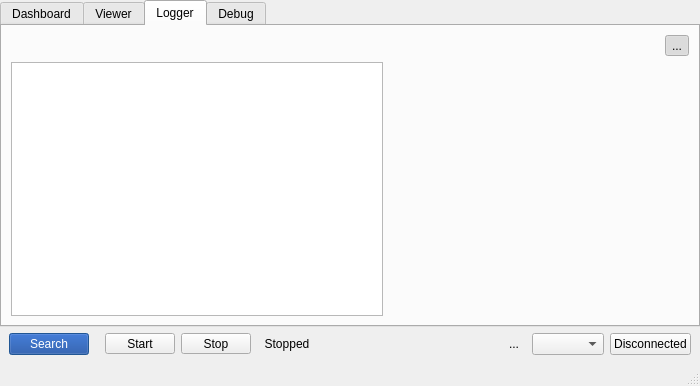
<?xml version="1.0" encoding="UTF-8"?>
<ui version="4.0">
 <class>QkExplorerWidget</class>
 <widget class="QMainWindow" name="QkExplorerWidget">
  <property name="geometry">
   <rect>
    <x>0</x>
    <y>0</y>
    <width>700</width>
    <height>386</height>
   </rect>
  </property>
  <property name="windowTitle">
   <string>MainWindow</string>
  </property>
  <widget class="QWidget" name="centralwidget">
   <property name="minimumSize">
    <size>
     <width>700</width>
     <height>0</height>
    </size>
   </property>
   <layout class="QVBoxLayout" name="verticalLayout_11">
    <property name="leftMargin">
     <number>0</number>
    </property>
    <property name="topMargin">
     <number>0</number>
    </property>
    <property name="rightMargin">
     <number>0</number>
    </property>
    <property name="bottomMargin">
     <number>9</number>
    </property>
    <item>
     <widget class="QTabWidget" name="explorerTabs">
      <property name="currentIndex">
       <number>2</number>
      </property>
      <widget class="QWidget" name="explorerTab">
       <attribute name="title">
        <string>Dashboard</string>
       </attribute>
       <layout class="QHBoxLayout" name="horizontalLayout_11">
        <property name="leftMargin">
         <number>0</number>
        </property>
        <property name="topMargin">
         <number>0</number>
        </property>
        <property name="rightMargin">
         <number>0</number>
        </property>
        <property name="bottomMargin">
         <number>0</number>
        </property>
        <item>
         <widget class="QStackedWidget" name="stackedWidget">
          <property name="currentIndex">
           <number>0</number>
          </property>
          <widget class="QWidget" name="page">
           <layout class="QVBoxLayout" name="verticalLayout_6">
            <item>
             <widget class="QLabel" name="dashboardLabel">
              <property name="text">
               <string>&lt;html&gt;&lt;head/&gt;&lt;body&gt;&lt;p&gt;&lt;span style=&quot; font-size:12pt;&quot;&gt;Nothing to show here, yet.&lt;/span&gt;&lt;/p&gt;&lt;p&gt;&lt;span style=&quot; font-size:10pt;&quot;&gt;First, establish a connection.&lt;/span&gt;&lt;/p&gt;&lt;p&gt;&lt;span style=&quot; font-size:10pt;&quot;&gt;Then, search for devices.&lt;/span&gt;&lt;/p&gt;&lt;/body&gt;&lt;/html&gt;</string>
              </property>
              <property name="alignment">
               <set>Qt::AlignCenter</set>
              </property>
             </widget>
            </item>
           </layout>
          </widget>
          <widget class="QWidget" name="page_2">
           <layout class="QHBoxLayout" name="horizontalLayout_7">
            <item>
             <layout class="QVBoxLayout" name="verticalLayout_8">
              <item>
               <layout class="QHBoxLayout" name="horizontalLayout_2">
                <item>
                 <widget class="QLabel" name="label">
                  <property name="text">
                   <string>Connected devices:</string>
                  </property>
                 </widget>
                </item>
                <item>
                 <spacer name="horizontalSpacer_3">
                  <property name="orientation">
                   <enum>Qt::Horizontal</enum>
                  </property>
                  <property name="sizeType">
                   <enum>QSizePolicy::Preferred</enum>
                  </property>
                  <property name="sizeHint" stdset="0">
                   <size>
                    <width>0</width>
                    <height>20</height>
                   </size>
                  </property>
                 </spacer>
                </item>
               </layout>
              </item>
              <item>
               <layout class="QVBoxLayout" name="verticalLayout_5">
                <item>
                 <widget class="QListWidget" name="explorerList">
                  <property name="sizePolicy">
                   <sizepolicy hsizetype="Fixed" vsizetype="Expanding">
                    <horstretch>0</horstretch>
                    <verstretch>0</verstretch>
                   </sizepolicy>
                  </property>
                  <property name="minimumSize">
                   <size>
                    <width>130</width>
                    <height>0</height>
                   </size>
                  </property>
                  <property name="maximumSize">
                   <size>
                    <width>130</width>
                    <height>16777215</height>
                   </size>
                  </property>
                 </widget>
                </item>
               </layout>
              </item>
             </layout>
            </item>
            <item>
             <layout class="QVBoxLayout" name="verticalLayout_3">
              <item>
               <layout class="QHBoxLayout" name="horizontalLayout_6">
                <item>
                 <widget class="QComboBox" name="comboBoardType">
                  <property name="sizePolicy">
                   <sizepolicy hsizetype="Expanding" vsizetype="Fixed">
                    <horstretch>0</horstretch>
                    <verstretch>0</verstretch>
                   </sizepolicy>
                  </property>
                 </widget>
                </item>
                <item>
                 <widget class="QToolButton" name="logger_buttonSettings_2">
                  <property name="text">
                   <string>...</string>
                  </property>
                  <property name="icon">
                   <iconset resource="resources/icons/qkwidget_icons.qrc">
                    <normaloff>:/icons/settings_16.png</normaloff>:/icons/settings_16.png</iconset>
                  </property>
                  <property name="checkable">
                   <bool>false</bool>
                  </property>
                  <property name="checked">
                   <bool>false</bool>
                  </property>
                  <property name="autoRaise">
                   <bool>true</bool>
                  </property>
                 </widget>
                </item>
               </layout>
              </item>
              <item>
               <widget class="BoardPanel" name="boardPanel" native="true">
                <property name="sizePolicy">
                 <sizepolicy hsizetype="Expanding" vsizetype="Expanding">
                  <horstretch>0</horstretch>
                  <verstretch>0</verstretch>
                 </sizepolicy>
                </property>
               </widget>
              </item>
             </layout>
            </item>
           </layout>
          </widget>
         </widget>
        </item>
       </layout>
      </widget>
      <widget class="QWidget" name="tab">
       <attribute name="title">
        <string>Viewer</string>
       </attribute>
       <layout class="QVBoxLayout" name="verticalLayout_4">
        <item>
         <layout class="QHBoxLayout" name="horizontalLayout_9">
          <item>
           <widget class="QComboBox" name="viewer_comboPlot">
            <property name="sizePolicy">
             <sizepolicy hsizetype="Expanding" vsizetype="Fixed">
              <horstretch>0</horstretch>
              <verstretch>0</verstretch>
             </sizepolicy>
            </property>
           </widget>
          </item>
          <item>
           <layout class="QHBoxLayout" name="horizontalLayout_3">
            <property name="spacing">
             <number>0</number>
            </property>
            <item>
             <widget class="QToolButton" name="viewer_buttonAddPlot">
              <property name="text">
               <string>...</string>
              </property>
              <property name="icon">
               <iconset resource="resources/icons/qkwidget_icons.qrc">
                <normaloff>:/icons/plus_16.png</normaloff>:/icons/plus_16.png</iconset>
              </property>
              <property name="autoRaise">
               <bool>true</bool>
              </property>
             </widget>
            </item>
            <item>
             <widget class="QToolButton" name="viewer_buttonRemovePlot">
              <property name="text">
               <string>...</string>
              </property>
              <property name="icon">
               <iconset resource="resources/icons/qkwidget_icons.qrc">
                <normaloff>:/icons/minus_16.png</normaloff>:/icons/minus_16.png</iconset>
              </property>
              <property name="autoRaise">
               <bool>true</bool>
              </property>
             </widget>
            </item>
           </layout>
          </item>
          <item>
           <widget class="QCheckBox" name="viewer_checkGlobal">
            <property name="enabled">
             <bool>false</bool>
            </property>
            <property name="text">
             <string>Global</string>
            </property>
           </widget>
          </item>
          <item>
           <widget class="QToolButton" name="viewer_buttonSettings">
            <property name="text">
             <string>...</string>
            </property>
            <property name="icon">
             <iconset resource="resources/icons/qkwidget_icons.qrc">
              <normaloff>:/icons/settings_16.png</normaloff>:/icons/settings_16.png</iconset>
            </property>
            <property name="checkable">
             <bool>true</bool>
            </property>
            <property name="checked">
             <bool>true</bool>
            </property>
            <property name="autoRaise">
             <bool>true</bool>
            </property>
           </widget>
          </item>
         </layout>
        </item>
        <item>
         <layout class="QHBoxLayout" name="horizontalLayout_10">
          <item>
           <widget class="QScrollArea" name="plottingArea">
            <property name="widgetResizable">
             <bool>true</bool>
            </property>
            <widget class="QWidget" name="scrollAreaWidgetContents">
             <property name="geometry">
              <rect>
               <x>0</x>
               <y>0</y>
               <width>368</width>
               <height>220</height>
              </rect>
             </property>
             <layout class="QVBoxLayout" name="verticalLayout_12">
              <property name="leftMargin">
               <number>0</number>
              </property>
              <property name="topMargin">
               <number>0</number>
              </property>
              <property name="rightMargin">
               <number>0</number>
              </property>
              <property name="bottomMargin">
               <number>0</number>
              </property>
              <item>
               <widget class="QWidget" name="plottingWidget" native="true"/>
              </item>
             </layout>
            </widget>
           </widget>
          </item>
          <item>
           <widget class="PlotSettings" name="plotSettings" native="true">
            <property name="minimumSize">
             <size>
              <width>300</width>
              <height>0</height>
             </size>
            </property>
            <property name="maximumSize">
             <size>
              <width>300</width>
              <height>16777215</height>
             </size>
            </property>
           </widget>
          </item>
         </layout>
        </item>
       </layout>
      </widget>
      <widget class="QWidget" name="loggerTab">
       <attribute name="title">
        <string>Logger</string>
       </attribute>
       <layout class="QVBoxLayout" name="verticalLayout_2">
        <item>
         <layout class="QHBoxLayout" name="horizontalLayout_5">
          <item>
           <spacer name="horizontalSpacer_6">
            <property name="orientation">
             <enum>Qt::Horizontal</enum>
            </property>
            <property name="sizeHint" stdset="0">
             <size>
              <width>40</width>
              <height>20</height>
             </size>
            </property>
           </spacer>
          </item>
          <item>
           <widget class="QLabel" name="label_loggerEnabled">
            <property name="text">
             <string/>
            </property>
            <property name="pixmap">
             <pixmap resource="resources/icons/qkwidget_icons.qrc">:/icons/off_16.png</pixmap>
            </property>
            <property name="alignment">
             <set>Qt::AlignCenter</set>
            </property>
           </widget>
          </item>
          <item>
           <widget class="QToolButton" name="logger_buttonSettings">
            <property name="text">
             <string>...</string>
            </property>
            <property name="icon">
             <iconset resource="resources/icons/qkwidget_icons.qrc">
              <normaloff>:/icons/settings_16.png</normaloff>:/icons/settings_16.png</iconset>
            </property>
            <property name="checkable">
             <bool>true</bool>
            </property>
            <property name="checked">
             <bool>true</bool>
            </property>
            <property name="autoRaise">
             <bool>true</bool>
            </property>
           </widget>
          </item>
         </layout>
        </item>
        <item>
         <layout class="QHBoxLayout" name="horizontalLayout_12">
          <item>
           <widget class="pTableWidget" name="eventTable">
            <property name="selectionMode">
             <enum>QAbstractItemView::NoSelection</enum>
            </property>
            <property name="selectionBehavior">
             <enum>QAbstractItemView::SelectRows</enum>
            </property>
            <property name="gridStyle">
             <enum>Qt::NoPen</enum>
            </property>
            <property name="columnCount">
             <number>1</number>
            </property>
            <attribute name="horizontalHeaderVisible">
             <bool>false</bool>
            </attribute>
            <attribute name="horizontalHeaderStretchLastSection">
             <bool>true</bool>
            </attribute>
            <attribute name="verticalHeaderDefaultSectionSize">
             <number>50</number>
            </attribute>
            <column/>
           </widget>
          </item>
          <item>
           <widget class="LoggerSettingsWidget" name="loggerSettings" native="true">
            <property name="minimumSize">
             <size>
              <width>300</width>
              <height>0</height>
             </size>
            </property>
            <property name="maximumSize">
             <size>
              <width>300</width>
              <height>16777215</height>
             </size>
            </property>
           </widget>
          </item>
         </layout>
        </item>
       </layout>
      </widget>
      <widget class="QWidget" name="debugTab">
       <attribute name="title">
        <string>Debug</string>
       </attribute>
       <layout class="QVBoxLayout" name="verticalLayout">
        <item>
         <layout class="QHBoxLayout" name="horizontalLayout_4">
          <item>
           <spacer name="horizontalSpacer_2">
            <property name="orientation">
             <enum>Qt::Horizontal</enum>
            </property>
            <property name="sizeHint" stdset="0">
             <size>
              <width>40</width>
              <height>20</height>
             </size>
            </property>
           </spacer>
          </item>
          <item>
           <widget class="QLabel" name="label_debugEnabled">
            <property name="text">
             <string/>
            </property>
            <property name="pixmap">
             <pixmap resource="resources/icons/qkwidget_icons.qrc">:/icons/off_16.png</pixmap>
            </property>
           </widget>
          </item>
          <item>
           <widget class="QToolButton" name="debug_buttonSettings">
            <property name="text">
             <string>...</string>
            </property>
            <property name="icon">
             <iconset resource="resources/icons/qkwidget_icons.qrc">
              <normaloff>:/icons/settings_16.png</normaloff>:/icons/settings_16.png</iconset>
            </property>
            <property name="checkable">
             <bool>true</bool>
            </property>
            <property name="checked">
             <bool>true</bool>
            </property>
            <property name="autoRaise">
             <bool>true</bool>
            </property>
           </widget>
          </item>
         </layout>
        </item>
        <item>
         <layout class="QHBoxLayout" name="horizontalLayout_8">
          <item>
           <widget class="QTextEdit" name="debugText">
            <property name="readOnly">
             <bool>true</bool>
            </property>
           </widget>
          </item>
          <item>
           <widget class="DebugSettingsWidget" name="debugSettings" native="true">
            <property name="minimumSize">
             <size>
              <width>300</width>
              <height>0</height>
             </size>
            </property>
            <property name="maximumSize">
             <size>
              <width>300</width>
              <height>16777215</height>
             </size>
            </property>
           </widget>
          </item>
         </layout>
        </item>
       </layout>
      </widget>
     </widget>
    </item>
    <item>
     <layout class="QHBoxLayout" name="horizontalLayout">
      <property name="leftMargin">
       <number>9</number>
      </property>
      <property name="rightMargin">
       <number>9</number>
      </property>
      <item>
       <widget class="QPushButton" name="search_button">
        <property name="palette">
         <palette>
          <active>
           <colorrole role="WindowText">
            <brush brushstyle="SolidPattern">
             <color alpha="255">
              <red>255</red>
              <green>255</green>
              <blue>255</blue>
             </color>
            </brush>
           </colorrole>
           <colorrole role="Button">
            <brush brushstyle="SolidPattern">
             <color alpha="255">
              <red>13</red>
              <green>67</green>
              <blue>154</blue>
             </color>
            </brush>
           </colorrole>
           <colorrole role="Light">
            <brush brushstyle="SolidPattern">
             <color alpha="255">
              <red>112</red>
              <green>179</green>
              <blue>255</blue>
             </color>
            </brush>
           </colorrole>
           <colorrole role="Midlight">
            <brush brushstyle="SolidPattern">
             <color alpha="255">
              <red>79</red>
              <green>150</green>
              <blue>231</blue>
             </color>
            </brush>
           </colorrole>
           <colorrole role="Dark">
            <brush brushstyle="SolidPattern">
             <color alpha="255">
              <red>214</red>
              <green>214</green>
              <blue>214</blue>
             </color>
            </brush>
           </colorrole>
           <colorrole role="Mid">
            <brush brushstyle="SolidPattern">
             <color alpha="255">
              <red>46</red>
              <green>119</green>
              <blue>255</blue>
             </color>
            </brush>
           </colorrole>
           <colorrole role="Text">
            <brush brushstyle="SolidPattern">
             <color alpha="255">
              <red>255</red>
              <green>255</green>
              <blue>255</blue>
             </color>
            </brush>
           </colorrole>
           <colorrole role="BrightText">
            <brush brushstyle="SolidPattern">
             <color alpha="255">
              <red>255</red>
              <green>255</green>
              <blue>255</blue>
             </color>
            </brush>
           </colorrole>
           <colorrole role="ButtonText">
            <brush brushstyle="SolidPattern">
             <color alpha="255">
              <red>255</red>
              <green>255</green>
              <blue>255</blue>
             </color>
            </brush>
           </colorrole>
           <colorrole role="Base">
            <brush brushstyle="SolidPattern">
             <color alpha="255">
              <red>255</red>
              <green>255</green>
              <blue>255</blue>
             </color>
            </brush>
           </colorrole>
           <colorrole role="Window">
            <brush brushstyle="SolidPattern">
             <color alpha="255">
              <red>46</red>
              <green>121</green>
              <blue>207</blue>
             </color>
            </brush>
           </colorrole>
           <colorrole role="Shadow">
            <brush brushstyle="SolidPattern">
             <color alpha="255">
              <red>245</red>
              <green>245</green>
              <blue>245</blue>
             </color>
            </brush>
           </colorrole>
           <colorrole role="AlternateBase">
            <brush brushstyle="SolidPattern">
             <color alpha="255">
              <red>150</red>
              <green>188</green>
              <blue>231</blue>
             </color>
            </brush>
           </colorrole>
           <colorrole role="ToolTipBase">
            <brush brushstyle="SolidPattern">
             <color alpha="255">
              <red>255</red>
              <green>255</green>
              <blue>220</blue>
             </color>
            </brush>
           </colorrole>
           <colorrole role="ToolTipText">
            <brush brushstyle="SolidPattern">
             <color alpha="255">
              <red>0</red>
              <green>0</green>
              <blue>0</blue>
             </color>
            </brush>
           </colorrole>
          </active>
          <inactive>
           <colorrole role="WindowText">
            <brush brushstyle="SolidPattern">
             <color alpha="255">
              <red>255</red>
              <green>255</green>
              <blue>255</blue>
             </color>
            </brush>
           </colorrole>
           <colorrole role="Button">
            <brush brushstyle="SolidPattern">
             <color alpha="255">
              <red>13</red>
              <green>67</green>
              <blue>154</blue>
             </color>
            </brush>
           </colorrole>
           <colorrole role="Light">
            <brush brushstyle="SolidPattern">
             <color alpha="255">
              <red>112</red>
              <green>179</green>
              <blue>255</blue>
             </color>
            </brush>
           </colorrole>
           <colorrole role="Midlight">
            <brush brushstyle="SolidPattern">
             <color alpha="255">
              <red>79</red>
              <green>150</green>
              <blue>231</blue>
             </color>
            </brush>
           </colorrole>
           <colorrole role="Dark">
            <brush brushstyle="SolidPattern">
             <color alpha="255">
              <red>214</red>
              <green>214</green>
              <blue>214</blue>
             </color>
            </brush>
           </colorrole>
           <colorrole role="Mid">
            <brush brushstyle="SolidPattern">
             <color alpha="255">
              <red>46</red>
              <green>119</green>
              <blue>255</blue>
             </color>
            </brush>
           </colorrole>
           <colorrole role="Text">
            <brush brushstyle="SolidPattern">
             <color alpha="255">
              <red>255</red>
              <green>255</green>
              <blue>255</blue>
             </color>
            </brush>
           </colorrole>
           <colorrole role="BrightText">
            <brush brushstyle="SolidPattern">
             <color alpha="255">
              <red>255</red>
              <green>255</green>
              <blue>255</blue>
             </color>
            </brush>
           </colorrole>
           <colorrole role="ButtonText">
            <brush brushstyle="SolidPattern">
             <color alpha="255">
              <red>255</red>
              <green>255</green>
              <blue>255</blue>
             </color>
            </brush>
           </colorrole>
           <colorrole role="Base">
            <brush brushstyle="SolidPattern">
             <color alpha="255">
              <red>255</red>
              <green>255</green>
              <blue>255</blue>
             </color>
            </brush>
           </colorrole>
           <colorrole role="Window">
            <brush brushstyle="SolidPattern">
             <color alpha="255">
              <red>46</red>
              <green>121</green>
              <blue>207</blue>
             </color>
            </brush>
           </colorrole>
           <colorrole role="Shadow">
            <brush brushstyle="SolidPattern">
             <color alpha="255">
              <red>245</red>
              <green>245</green>
              <blue>245</blue>
             </color>
            </brush>
           </colorrole>
           <colorrole role="AlternateBase">
            <brush brushstyle="SolidPattern">
             <color alpha="255">
              <red>150</red>
              <green>188</green>
              <blue>231</blue>
             </color>
            </brush>
           </colorrole>
           <colorrole role="ToolTipBase">
            <brush brushstyle="SolidPattern">
             <color alpha="255">
              <red>255</red>
              <green>255</green>
              <blue>220</blue>
             </color>
            </brush>
           </colorrole>
           <colorrole role="ToolTipText">
            <brush brushstyle="SolidPattern">
             <color alpha="255">
              <red>0</red>
              <green>0</green>
              <blue>0</blue>
             </color>
            </brush>
           </colorrole>
          </inactive>
          <disabled>
           <colorrole role="WindowText">
            <brush brushstyle="SolidPattern">
             <color alpha="255">
              <red>214</red>
              <green>214</green>
              <blue>214</blue>
             </color>
            </brush>
           </colorrole>
           <colorrole role="Button">
            <brush brushstyle="SolidPattern">
             <color alpha="255">
              <red>13</red>
              <green>67</green>
              <blue>154</blue>
             </color>
            </brush>
           </colorrole>
           <colorrole role="Light">
            <brush brushstyle="SolidPattern">
             <color alpha="255">
              <red>112</red>
              <green>179</green>
              <blue>255</blue>
             </color>
            </brush>
           </colorrole>
           <colorrole role="Midlight">
            <brush brushstyle="SolidPattern">
             <color alpha="255">
              <red>79</red>
              <green>150</green>
              <blue>231</blue>
             </color>
            </brush>
           </colorrole>
           <colorrole role="Dark">
            <brush brushstyle="SolidPattern">
             <color alpha="255">
              <red>214</red>
              <green>214</green>
              <blue>214</blue>
             </color>
            </brush>
           </colorrole>
           <colorrole role="Mid">
            <brush brushstyle="SolidPattern">
             <color alpha="255">
              <red>46</red>
              <green>119</green>
              <blue>255</blue>
             </color>
            </brush>
           </colorrole>
           <colorrole role="Text">
            <brush brushstyle="SolidPattern">
             <color alpha="255">
              <red>214</red>
              <green>214</green>
              <blue>214</blue>
             </color>
            </brush>
           </colorrole>
           <colorrole role="BrightText">
            <brush brushstyle="SolidPattern">
             <color alpha="255">
              <red>255</red>
              <green>255</green>
              <blue>255</blue>
             </color>
            </brush>
           </colorrole>
           <colorrole role="ButtonText">
            <brush brushstyle="SolidPattern">
             <color alpha="255">
              <red>214</red>
              <green>214</green>
              <blue>214</blue>
             </color>
            </brush>
           </colorrole>
           <colorrole role="Base">
            <brush brushstyle="SolidPattern">
             <color alpha="255">
              <red>46</red>
              <green>121</green>
              <blue>207</blue>
             </color>
            </brush>
           </colorrole>
           <colorrole role="Window">
            <brush brushstyle="SolidPattern">
             <color alpha="255">
              <red>46</red>
              <green>121</green>
              <blue>207</blue>
             </color>
            </brush>
           </colorrole>
           <colorrole role="Shadow">
            <brush brushstyle="SolidPattern">
             <color alpha="255">
              <red>245</red>
              <green>245</green>
              <blue>245</blue>
             </color>
            </brush>
           </colorrole>
           <colorrole role="AlternateBase">
            <brush brushstyle="SolidPattern">
             <color alpha="255">
              <red>46</red>
              <green>121</green>
              <blue>207</blue>
             </color>
            </brush>
           </colorrole>
           <colorrole role="ToolTipBase">
            <brush brushstyle="SolidPattern">
             <color alpha="255">
              <red>255</red>
              <green>255</green>
              <blue>220</blue>
             </color>
            </brush>
           </colorrole>
           <colorrole role="ToolTipText">
            <brush brushstyle="SolidPattern">
             <color alpha="255">
              <red>0</red>
              <green>0</green>
              <blue>0</blue>
             </color>
            </brush>
           </colorrole>
          </disabled>
         </palette>
        </property>
        <property name="styleSheet">
         <string notr="true"/>
        </property>
        <property name="text">
         <string>Search</string>
        </property>
       </widget>
      </item>
      <item>
       <spacer name="horizontalSpacer_5">
        <property name="orientation">
         <enum>Qt::Horizontal</enum>
        </property>
        <property name="sizeType">
         <enum>QSizePolicy::Minimum</enum>
        </property>
        <property name="sizeHint" stdset="0">
         <size>
          <width>10</width>
          <height>20</height>
         </size>
        </property>
       </spacer>
      </item>
      <item>
       <widget class="QToolButton" name="start_button">
        <property name="minimumSize">
         <size>
          <width>70</width>
          <height>0</height>
         </size>
        </property>
        <property name="maximumSize">
         <size>
          <width>70</width>
          <height>16777215</height>
         </size>
        </property>
        <property name="text">
         <string>Start</string>
        </property>
        <property name="icon">
         <iconset resource="resources/icons/qkwidget_icons.qrc">
          <normaloff>:/icons/play_16.png</normaloff>:/icons/play_16.png</iconset>
        </property>
        <property name="toolButtonStyle">
         <enum>Qt::ToolButtonTextBesideIcon</enum>
        </property>
       </widget>
      </item>
      <item>
       <widget class="QToolButton" name="stop_button">
        <property name="minimumSize">
         <size>
          <width>70</width>
          <height>0</height>
         </size>
        </property>
        <property name="maximumSize">
         <size>
          <width>70</width>
          <height>16777215</height>
         </size>
        </property>
        <property name="text">
         <string>Stop</string>
        </property>
        <property name="icon">
         <iconset resource="resources/icons/qkwidget_icons.qrc">
          <normaloff>:/icons/stop_16.png</normaloff>:/icons/stop_16.png</iconset>
        </property>
        <property name="toolButtonStyle">
         <enum>Qt::ToolButtonTextBesideIcon</enum>
        </property>
       </widget>
      </item>
      <item>
       <widget class="QLabel" name="status_label">
        <property name="minimumSize">
         <size>
          <width>60</width>
          <height>0</height>
         </size>
        </property>
        <property name="maximumSize">
         <size>
          <width>60</width>
          <height>16777215</height>
         </size>
        </property>
        <property name="text">
         <string>Stopped</string>
        </property>
        <property name="scaledContents">
         <bool>false</bool>
        </property>
        <property name="alignment">
         <set>Qt::AlignCenter</set>
        </property>
       </widget>
      </item>
      <item>
       <spacer name="horizontalSpacer_4">
        <property name="orientation">
         <enum>Qt::Horizontal</enum>
        </property>
        <property name="sizeHint" stdset="0">
         <size>
          <width>40</width>
          <height>20</height>
         </size>
        </property>
       </spacer>
      </item>
      <item>
       <spacer name="horizontalSpacer">
        <property name="orientation">
         <enum>Qt::Horizontal</enum>
        </property>
        <property name="sizeHint" stdset="0">
         <size>
          <width>40</width>
          <height>20</height>
         </size>
        </property>
       </spacer>
      </item>
      <item>
       <widget class="QToolButton" name="buttonReloadSerialPorts">
        <property name="text">
         <string>...</string>
        </property>
        <property name="icon">
         <iconset resource="resources/icons/qkwidget_icons.qrc">
          <normaloff>:/icons/reload.png</normaloff>:/icons/reload.png</iconset>
        </property>
        <property name="autoRaise">
         <bool>true</bool>
        </property>
       </widget>
      </item>
      <item>
       <widget class="QComboBox" name="comboPort"/>
      </item>
      <item>
       <widget class="QPushButton" name="buttonConnect">
        <property name="text">
         <string>Disconnected</string>
        </property>
       </widget>
      </item>
     </layout>
    </item>
   </layout>
  </widget>
  <widget class="QMenuBar" name="menubar">
   <property name="geometry">
    <rect>
     <x>0</x>
     <y>0</y>
     <width>700</width>
     <height>20</height>
    </rect>
   </property>
  </widget>
  <widget class="QStatusBar" name="statusBar"/>
 </widget>
 <customwidgets>
  <customwidget>
   <class>pTableWidget</class>
   <extends>QTableWidget</extends>
   <header>ptablewidget.h</header>
   <slots>
    <slot>removeAll()</slot>
   </slots>
  </customwidget>
  <customwidget>
   <class>BoardPanel</class>
   <extends>QWidget</extends>
   <header>boardpanel.h</header>
   <container>1</container>
  </customwidget>
  <customwidget>
   <class>PlotSettings</class>
   <extends>QWidget</extends>
   <header>plotsettings.h</header>
   <container>1</container>
  </customwidget>
  <customwidget>
   <class>DebugSettingsWidget</class>
   <extends>QWidget</extends>
   <header>debugsettingswidget.h</header>
   <container>1</container>
  </customwidget>
  <customwidget>
   <class>LoggerSettingsWidget</class>
   <extends>QWidget</extends>
   <header>loggersettingswidget.h</header>
   <container>1</container>
  </customwidget>
 </customwidgets>
 <resources>
  <include location="resources/icons/qkwidget_icons.qrc"/>
 </resources>
 <connections/>
</ui>
